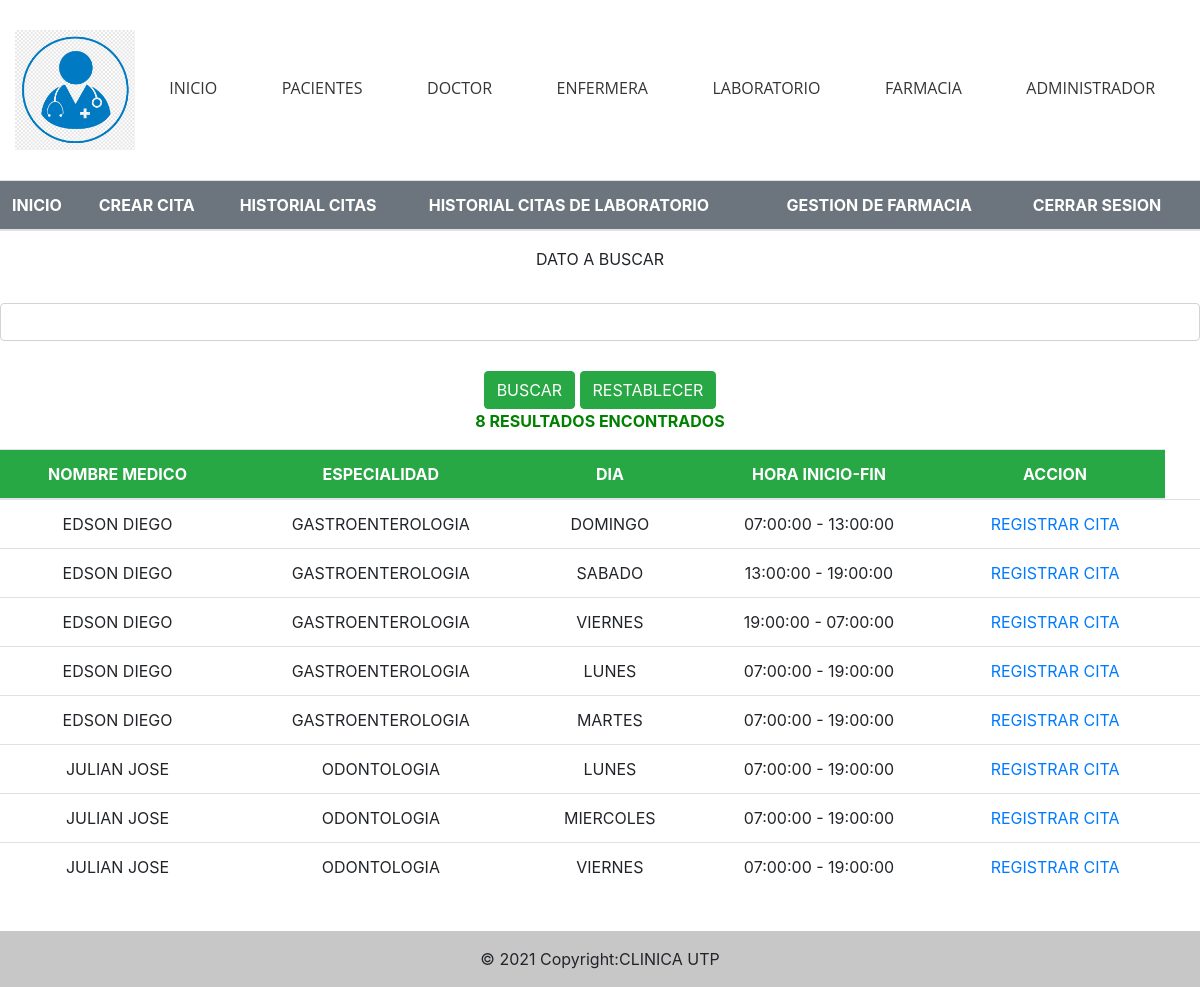
Screenshot of /Vista/registrar.php with the database file from the repository.
### tables this page shows
CREATE TABLE `persona` (
  `idPersona` int(11) NOT NULL,
  `Nombre` varchar(45) NOT NULL,
  `Apellido_Paterno` varchar(45) NOT NULL,
  `Apellido_Materno` varchar(45) NOT NULL,
  `Fecha_Nacimiento` date NOT NULL,
  `Celular` int(11) NOT NULL,
  `Documento_Identidad` varchar(45) NOT NULL,
  `Numero_Documento` int(11) NOT NULL,
  `Correo_Electronico` varchar(45) NOT NULL,
  `Grupo_Sanguineo` varchar(45) NOT NULL,
  `Direccion` varchar(45) NOT NULL,
  `Distrito` varchar(45) NOT NULL,
  `Provincia` varchar(45) NOT NULL,
  `Departamento` varchar(45) NOT NULL,
  `Pais` varchar(45) NOT NULL
);

CREATE TABLE `especialidad` (
  `idEspecialidad` int(11) NOT NULL,
  `Nombre_Especialidad` varchar(45) NOT NULL
);

CREATE TABLE `dia` (
  `IdHorario` int(11) NOT NULL,
  `Dia` varchar(10) NOT NULL
);

### Modelo/Conexion/Conexion.php (called while the page is built, shortened)
<?php
$conexion = new mysqli(DB_HOST,DB_USER,DB_PASSWORD,DB_DATABASE);
    function listarCitasP(){
        global $conexion;
        $citas = "SELECT P.idPersona,P.Nombre, D.Dia, CONCAT(T.HoraInicio,' - ',T.HoraFin) AS HORA,E.Nombre_Especialidad
        from persona P inner join usuario U
        on P.idPersona=U.idPersona
        inner join rol R
        on U.idRol = R.idRol
        inner join especialidad E
        on U.idEspecialidad = E.idEspecialidad
        inner join usuario_horario UH
        on U.idUsuario = UH.idUsuario
        inner join turno T
        on UH.IdTurno = T.IdTurno
        inner join dia D
        on UH.IdHorario = D.IdHorario";
        $resultado = mysqli_query($conexion,$citas);
        return $resultado;
    }
?>

### Controlador/Paciente/listarCitas.php (called while the page is built)
<?php
require_once('../Modelo/Conexion/Conexion.php');
function listarCitas()
{
	if(isset($_REQUEST['BUSCAR'])){
		$valor = $_REQUEST['buscar'];
		return listarCitasPaci($valor);
	}
	else{
		return listarCitasP();
	}
}
?>

### Vista/registrar.php (the view, shortened to what this page needs)
<?php
    require_once('../Controlador/Paciente/listarCitas.php');
    $id = $_GET["id"];
    $sql = listarCitas();
    $numeroSql = mysqli_num_rows($sql);
?>
<!DOCTYPE html PUBLIC  "-//W3C//DTD XHTML 1.0 Transitional //EN" "http://www.w3.org/TR/xhtmll/DTD/xhtmll-transitional,dtd
    <html xmlns="https://www.w3.org/1999/xhtml">
<head>
    <link href="css/css.css" rel="stylesheet" type="text/css"/>
    <link href="css/estiloscita.css" rel="stylesheet" type="text/css"/>
    <link rel="stylesheet" href="https://use.fontawesome.com/releases/v5.6.3/css/all.css" >
</head>
<body>
    <?php
        require_once('headerPaciente.php');
    ?>
        <form id="form2" name="form2" method="POST" action="registrar.php?id=<?php echo $id;?>">
                <div>
                        <div>
                                <center><label  class="form-label">DATO A BUSCAR</label><br><br>
                                <input type="text" id="buscar" name="buscar" class="form-control" value=""></center>
                        </div>
                        <div>
                                <center>
                                <input type="submit" class="btn btn-success" value="BUSCAR" name="BUSCAR" style="margin-top: 30px;">
                                <input type="submit" class="btn btn-success" value="RESTABLECER" style="margin-top: 30px;"></center>
                        </div>
                </div>
                <center><p style="font-weight: bold; color:green;"><i class="mdi mdi-file-document"></i> <?php echo $numeroSql; ?> RESULTADOS ENCONTRADOS</p></center>
        </form>
<div class="table-responsive">
        <table class="table">
                <thead class="text-center">
                        <tr class="bg-success">
                                <th class="text-white"> NOMBRE MEDICO </th>
                                <th class="text-white"> ESPECIALIDAD </th>
                                <th class="text-white"> DIA </th>
                                <th class="text-white"> HORA INICIO-FIN </th>
                                <th class="text-white"> ACCION </th>
                        </tr>
                </thead>
                <tbody>
                        <?php while ($row = mysqli_fetch_assoc($sql)){ ?>
                        <tr style="text-transform:uppercase"  onkeyup="this.value=this.value.toUpperCase()">
                                <td style="text-align: center;"><?php echo $row["Nombre"] ?></td>
                                <td style="text-align: center;"><?php echo $row["Nombre_Especialidad"]; ?></td>
                                <td style="text-align: center;"><?php echo $row["Dia"]; ?></td>
                                <td style=" text-align: center;"><?php echo $row["HORA"]; ?></td>
                                <td style=" text-align: center;"><a href="../Controlador/Paciente/insertarcita.php?idDoc=<?php echo $row["idPersona"];?>&dia=<?php echo $row["Dia"];?>&idPac=<?php echo $id;?>">REGISTRAR CITA</a><td>
                        </tr>
                        <?php } mysqli_free_result($sql);?>
                </tbody>
        </table>
</div>
</body>
	<?php
    require_once('footer.php');
    ?>
</html>

### Vista/css/css.css (style rules this page uses)
* { margin: 0; padding: 0; -webkit-box-sizing: border-box; -moz-box-sizing: border-box; box-sizing: border-box; }

### Vista/css/estiloscita.css (style rules this page uses)
body { background: #ddd; font-family: monospace; }

### Vista/css/estilos.css (style rules this page uses)
* { margin: 0; padding: 0; -webkit-box-sizing: border-box; -moz-box-sizing: border-box; box-sizing: border-box; }
body { font-family: Open sans; }

### rows the page displays
persona: Nombre "EDSON DIEGO", especialidad.Nombre_Especialidad "GASTROENTEROLOGIA", dia.Dia "DOMINGO", HORA "07:00:00 - 13:00:00", dia.Dia "SABADO", HORA "13:00:00 - 19:00:00", dia.Dia "VIERNES", HORA "19:00:00 - 07:00:00", dia.Dia "LUNES", HORA "07:00:00 - 19:00:00", dia.Dia "MARTES"
persona: Nombre "JULIAN JOSE", especialidad.Nombre_Especialidad "ODONTOLOGIA", dia.Dia "LUNES", HORA "07:00:00 - 19:00:00", dia.Dia "MIERCOLES", dia.Dia "VIERNES"

### other values shown
$numeroSql "8"
